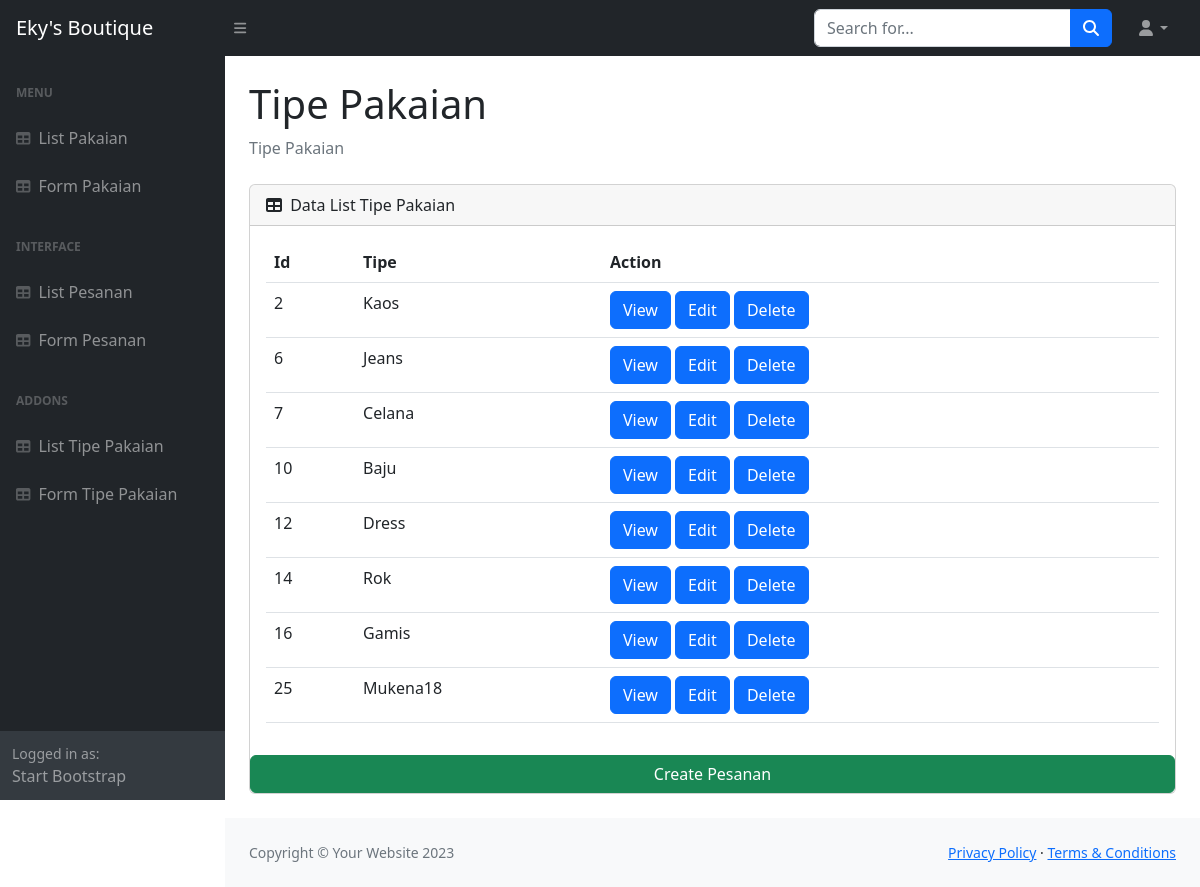
Page /backend/Tipe_Pakaian/index.php on the committed database.
### tables this page shows
CREATE TABLE `tipe_pakaian` (
  `id` int(11) NOT NULL,
  `tipe` varchar(45) DEFAULT NULL
);

### backend/Tipe_Pakaian/index.php (the view)
<?php
    include_once('../../database/dbkoneksi.php');
    $sql = "SELECT * FROM tipe_pakaian";
    $rs = $dbh->query($sql);
?>
<!DOCTYPE html>
<html lang="en">
    <?php include("../Shared/head.php"); ?>
    <body class="sb-nav-fixed">
        <?php include("../Shared/nav_header.php"); ?>
        <div id="layoutSidenav">
            <?php include("../Shared/nav_sidebar.php"); ?>
            <div id="layoutSidenav_content">
                <main>
                    <div class="container-fluid px-4">
                        <h1 class="mt-4">Tipe Pakaian</h1>
                        <ol class="breadcrumb mb-4">
                            <li class="breadcrumb-item active">Tipe Pakaian</li>
                        </ol>
                        <div class="card mb-4">
                            <div class="card-header">
                                <i class="fas fa-table me-1"></i>
                                Data List Tipe Pakaian
                            </div>
                            <div class="card-body">
                                <table id="datatablesSimple" class="table">
                                    <thead>
                                        <tr>
                                            <th>Id</th>
                                            <th>Tipe</th>
                                            <th>Action</th>
                                        </tr>
                                    </thead>
                                    <tbody>
                                        <?php
                                            foreach($rs as $row){
                                        ?>
                                            <tr>
                                                <td><?=$row['id']?></td>
                                                <td><?=$row['tipe']?></td>
                                                <td colspan="3">
                                                    <a class="btn btn-primary" href="view.php?id=<?=$row['id']?>">View</a>
                                                    <a class="btn btn-primary" href="update.php?idedit=<?=$row['id']?>">Edit</a>
                                                    <a class="btn btn-primary" href="delete.php?iddel=<?=$row['id']?>"
                                                    onclick="if(!confirm('Anda Yakin Hapus Data Tipe Pakaian <?=$row['tipe']?>?')) {return false}"
                                                    >Delete</a>
                                                </td>
                                            </tr>
                                        <?php
                                        }
                                        ?>
                                    </tbody>
                                </table>
                            </div>
                            <a class="btn btn-success" href="form_tipe_pakaian.php" role="button">Create Pesanan</a>
                        </div>
                    </div>
                </main>
                <?php include("../Shared/footer.php"); ?>
            </div>
        </div>
    </body>
</html>

### rows in the picture
tipe_pakaian: id "2", tipe "Kaos"
tipe_pakaian: id "6", tipe "Jeans"
tipe_pakaian: id "7", tipe "Celana"
tipe_pakaian: id "10", tipe "Baju"
tipe_pakaian: id "12", tipe "Dress"
tipe_pakaian: id "14", tipe "Rok"
tipe_pakaian: id "16", tipe "Gamis"
tipe_pakaian: id "25", tipe "Mukena18"
